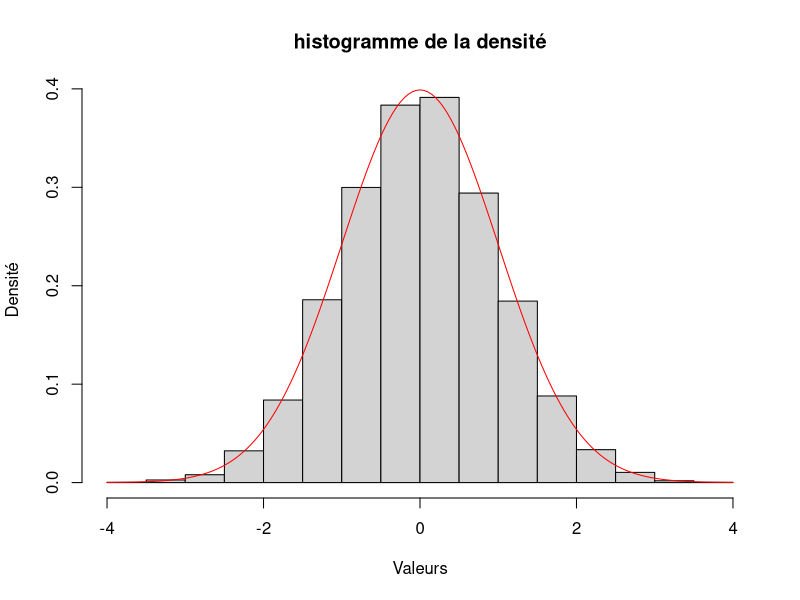

R code for this plot:
#exercice 5

n=5000
Xn= c() # Suite de VAR Xn
Yn= c() #Suite de VAR Yn

for (i in 1:n) {
  U=runif(1) #Variable aléatoire U
  R= sqrt(-2*log(U)) #valeur de R
  V=runif(1) #Variable aléatoire V
  teta=2*pi*V
  X= R*cos(teta)
  Y=R*sin(teta)
  
  Xn[i]=X
  Yn[i]=Y
}

#loi normale
normale=rnorm(n)
sortie=c(Xn, Yn, normale)
traceLoiNormale <- seq(-4,4,by=0.05)
y<-dnorm(traceLoiNormale, mean=0, sd=1)

#representation histogramme
hist(sortie, main="histogramme de la densité", ylab= "Densité", xlab= "Valeurs", probability =  TRUE)
#representation fonction gaussienne
lines(traceLoiNormale, y, col="red")


